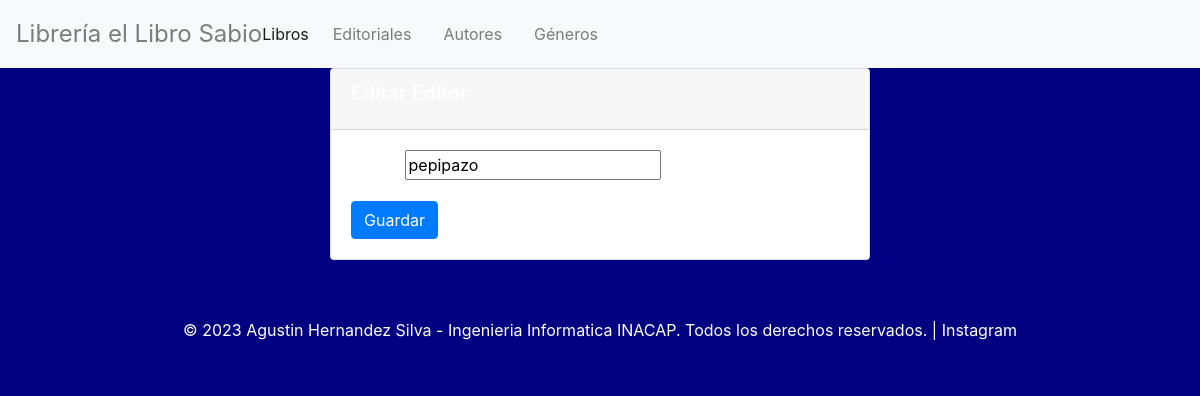
/publishers/5/edit/, run on an earlier commit of the app's database.
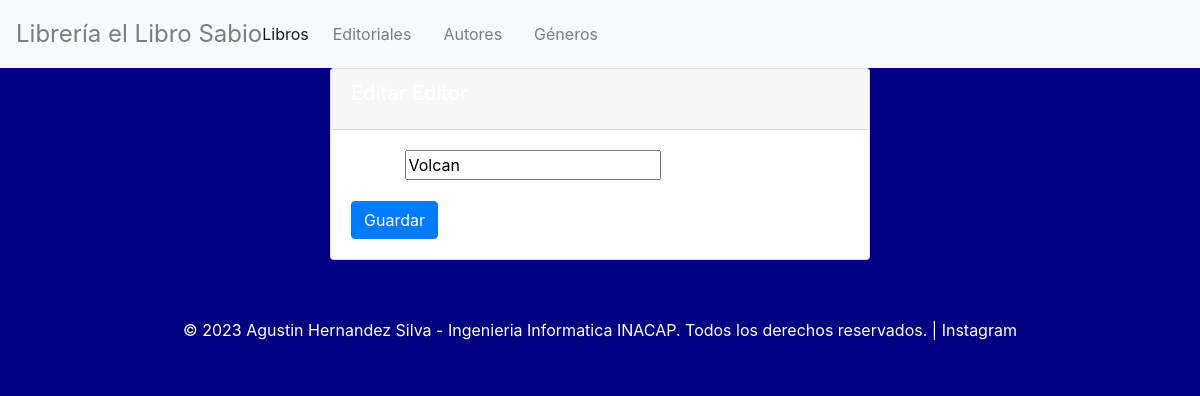
And on a later commit of the database.
### FirstLibreria/models.py (models this page shows, shortened)
class Publisher(models.Model):
    id = models.AutoField(primary_key=True)
    name = models.CharField(max_length=255)

### FirstLibreria/views.py (the view)
# urls.py: path('publishers/<int:pk>/edit/', views.publisher_edit, name='publisher_edit'),
def publisher_edit(request, pk):
    publisher = get_object_or_404(Publisher, pk=pk)
    if request.method == 'POST':
        form = PublisherForm(request.POST, instance=publisher)
        if form.is_valid():
            form.save()
            return redirect('publisher_list')
    else:
        form = PublisherForm(instance=publisher)
    return render(request, 'FirstLibreria/publisher_edit.html', {'form': form, 'publisher': publisher})

### FirstLibreria/forms.py
class PublisherForm(forms.ModelForm):
    class Meta:
        model = Publisher
        fields = ['name']

### FirstLibreria/templates/FirstLibreria/publisher_edit.html (shortened to what this page needs)
{% extends '../layout/base.html' %}
{% block content %}
<div class="container">
    <div class="row">
        <div class="col-md-6 offset-md-3">
            <div class="card">
                <div class="card-header">
                    <h5 class="card-title">Editar Editor</h5>
                </div>
                <div class="card-body">
                    <form method="POST" class="post-form">
                        <div class="form-group">
                            {{ form.as_p }}
                        </div>
                        <button type="submit" class="btn btn-primary">Guardar</button>
                    </form>
                </div>
            </div>
        </div>
    </div>
</div>
{% endblock %}

What changed in the data, as far as the page shows it:
changed Publisher: name "pepipazo" → "Volcan"
